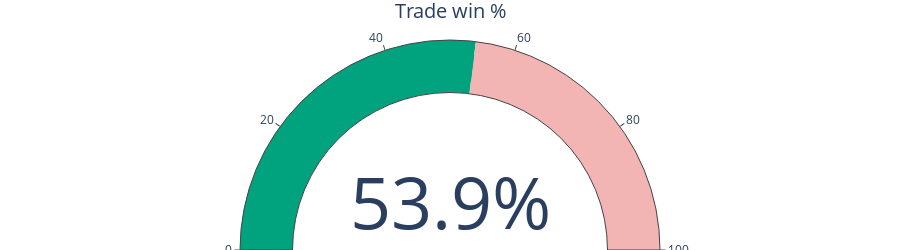
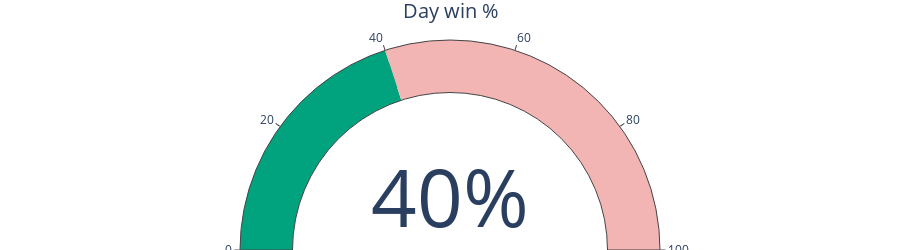

The notebook cell saved with these charts, in order:
### Code cell
# Process Webull trade order data for KPIs
import pandas as pd
import plotly.graph_objects as go
import matplotlib.pyplot as plt
import matplotlib.dates as mdates
from dateutil import parser
from collections import deque
from IPython.display import display, HTML

# Load & sort
orders_df = pd.read_csv('~/Downloads/Webull_Orders_Records_new.csv')
orders_df['Filled Time'] = orders_df['Filled Time'].apply(lambda x: parser.parse(x).astimezone(tz=None))
orders_df.sort_values(by=['Symbol', 'Filled Time'], inplace=True)

def group_trades(df):
    """
    Groups orders into complete round‐trip trades per symbol using FIFO matching.
    Returns a DataFrame with one row per closed trade.
    """
    df = df.copy()
    df['signed_qty'] = df['Filled'].where(df['Side']=='Buy', -df['Filled'])
    df['cum_qty'] = df.groupby('Symbol')['signed_qty'].cumsum()
    df['prev_cum'] = df.groupby('Symbol')['cum_qty'].shift(fill_value=0)
    tol = 1e-6
    df['is_entry'] = (df['prev_cum'].abs() < tol) & (df['signed_qty'] != 0)
    df['Trade ID'] = df.groupby('Symbol')['is_entry'].cumsum() - 1

    trades = []
    for (sym, tid), grp in df.groupby(['Symbol','Trade ID'], sort=False):
        fifo = deque()
        for _, row in grp.iterrows():
            qty, price, time = row['Filled'], row['Avg Price'], row['Filled Time']
            if row['Side'] == 'Buy':
                fifo.append([qty, price, time])
            else:
                rem = qty
                while rem > 0 and fifo:
                    b_qty, b_price, b_time = fifo[0]
                    m = min(b_qty, rem)
                    pnl = m * (price - b_price)
                    trades.append({
                        'Ticker':    sym,
                        'Trade ID':  tid,
                        'Quantity':  m,
                        'Buy Price': b_price,
                        'Sell Price':price,
                        'Open Date': b_time,
                        'Close Date':time,
                        'P&L':       pnl
                    })
                    if b_qty > m:
                        fifo[0][0] -= m
                    else:
                        fifo.popleft()
                    rem -= m

    trades_df = pd.DataFrame(trades)
    summary = trades_df.groupby(['Ticker','Trade ID']).agg(
        Quantity             = ('Quantity','sum'),
        Average_Buy_Price    = ('Buy Price','mean'),
        Average_Sell_Price   = ('Sell Price','mean'),
        Open_Date            = ('Open Date','min'),
        Close_Date           = ('Close Date','max'),
        PnL                  = ('P&L','sum')
    ).reset_index()

    return summary

# Usage:
CSV_PATH = '~/Downloads/webull_grouped_trades_summary.csv'
grouped_trades_df = group_trades(orders_df)
grouped_trades_df.to_csv(CSV_PATH, index=False)

# Calculate KPIs from grouped trades
tz = pd.read_csv(CSV_PATH)
pnl = tz['PnL'].astype(float)
wins   = pnl[pnl > 0]
losses = pnl[pnl < 0]

trade_cnt   = len(wins) + len(losses)
net_pl      = pnl.sum()
win_rate    = len(wins) / trade_cnt
profit_fact = wins.sum() / abs(losses.sum())
avg_win     = wins.mean()
avg_loss    = abs(losses.mean())

# --------- Reconstruct FIFO-matched trades (partial closes included) ---------
def reconstruct_fifo_trades(df):
    df = df.copy()
    df.sort_values(by='Filled Time', inplace=True)
    trades = []
    pos = {}
    lots = {}

    for _, row in df.iterrows():
        sym, qty, price, side, time = row['Symbol'], row['Filled'], row['Avg Price'], row['Side'], row['Filled Time']
        qty = float(qty)

        if sym not in pos:
            pos[sym] = 0
            lots[sym] = deque()

        if side == 'Buy':
            pos[sym] += qty
            lots[sym].append([qty, price, time])
        else:
            pos[sym] -= qty
            rem = qty
            while rem > 0 and lots[sym]:
                b_qty, b_price, b_time = lots[sym][0]
                m = min(b_qty, rem)
                pnl = m * (price - b_price)
                trades.append({
                    'Symbol': sym,
                    'Quantity': m,
                    'Buy Price': b_price,
                    'Sell Price': price,
                    'Open Time': b_time,
                    'Close Time': time,
                    'P&L': pnl
                })
                if b_qty > m:
                    lots[sym][0][0] -= m
                else:
                    lots[sym].popleft()
                rem -= m

    return pd.DataFrame(trades)

fifo_trades_df = reconstruct_fifo_trades(orders_df)

# --------- Plot true cumulative P&L (TradeZella-style logic) -----------
fifo_trades_df['Close Time'] = pd.to_datetime(fifo_trades_df['Close Time'])
daily_pnl = fifo_trades_df.groupby(fifo_trades_df['Close Time'].dt.date)['P&L'].sum().sort_index()
cum_pnl = daily_pnl.cumsum()

plt.figure(figsize=(10, 5))
dates = pd.to_datetime(cum_pnl.index)
values = cum_pnl.values

plt.axhline(0, color='gray', linestyle='--', linewidth=1)
plt.fill_between(dates, values, 0, where=(values >= 0), interpolate=True, color='green', alpha=0.3)
plt.fill_between(dates, values, 0, where=(values < 0), interpolate=True, color='red', alpha=0.3)
plt.plot(dates, values, color='blue', linewidth=1)

# Annotate final cumulative P&L value
final_date = dates[-1]
final_value = values[-1]
label_color = 'green' if final_value >= 0 else 'red'
plt.text(
    final_date, final_value,
    f"${final_value:,.2f}",
    fontsize=10,
    fontweight='bold',
    ha='left',
    va='center',
    color=label_color,
    bbox=dict(facecolor='white', edgecolor=label_color, boxstyle='round,pad=0.3')
)

plt.title('Daily Net Cumulative P&L (FIFO, Realized)')
plt.xlabel('Date')
plt.ylabel('Cumulative P&L')
plt.xticks(rotation=45)
plt.grid(True, linestyle='--', alpha=0.4)
plt.gca().xaxis.set_major_formatter(mdates.DateFormatter('%m/%d/%y'))
plt.tight_layout()
plt.show()

# ----------- Updated Day Win % (from realized partial trade P&L) --------------
daily_realized = fifo_trades_df.groupby(fifo_trades_df['Close Time'].dt.date)['P&L'].sum()
win_days  = (daily_realized > 0).sum()
loss_days = (daily_realized < 0).sum()
be_days   = (daily_realized == 0).sum()
day_win_pct = win_days / (win_days + loss_days + be_days)

# ----------------- Pretty metric cards ----------------------------
STYLE = """<style>
.card{display:inline-block;border:1px solid #eee;border-radius:8px;
padding:16px;margin:8px;min-width:190px;box-shadow:2px 2px 5px rgba(0,0,0,.07);}
h3{margin:0 0 6px;font-family:arial;}
.big{font-size:1.5em;font-family:monospace;color:#00a37d;}
</style>"""
display(HTML(STYLE))

cards = f'''
<div class="card"><h3>Net&nbsp;P&L</h3><div class="big">${net_pl:,.2f}</div></div>
<div class="card"><h3>Trade&nbsp;win&nbsp;%</h3><div class="big">{win_rate*100:,.2f}%</div></div>
<div class="card"><h3>Profit&nbsp;factor</h3><div class="big">{profit_fact:,.2f}</div></div>
<div class="card"><h3>Day&nbsp;win&nbsp;%</h3><div class="big">{day_win_pct*100:,.2f}%</div></div>
<div class="card"><h3>Avg&nbsp;win&nbsp;trade</h3><div class="big">${avg_win:,.2f}</div></div>
<div class="card"><h3>Avg&nbsp;loss&nbsp;trade</h3><div class="big">-${avg_loss:,.2f}</div></div>
<div class="card"><h3>Trades (wins&nbsp;+&nbsp;losses)</h3><div class="big">{trade_cnt}</div></div>
'''
display(HTML(cards))

# -------------- Optional gauges (Plotly) --------------------------
def pct_gauge(value, title):
    fig = go.Figure(go.Indicator(
        mode='gauge+number',
        value=value*100,
        number={'suffix':'%'},
        gauge={'axis':{'range':[0,100]},
               'bar':{'color':'#00a37d'},
               'bgcolor':'white',
               'steps':[{'range':[0,value*100],'color':'#00a37d'},
                        {'range':[value*100,100],'color':'#f3b4b4'}]},
        title={'text':title}))
    fig.update_layout(height=250, margin=dict(t=40,b=0,l=0,r=0))
    return fig

display(pct_gauge(win_rate,  "Trade win %"))
display(pct_gauge(day_win_pct, "Day win %"))

### Figure 1 — Plotly figure (JSON) as saved in the notebook; plotly's stock layout.template omitted (floating-point values rounded to 4 significant figures)
{"data": [{"gauge": {"axis": {"range": [0, 100]}, "bar": {"color": "#00a37d"}, "bgcolor": "white", "steps": [{"color": "#00a37d", "range": [0, 53.93]}, {"color": "#f3b4b4", "range": [53.93, 100]}]}, "mode": "gauge+number", "number": {"suffix": "%"}, "title": {"text": "Trade win %"}, "type": "indicator", "value": 53.93}], "layout": {"height": 250, "margin": {"b": 0, "l": 0, "r": 0, "t": 40}}}

### Figure 2 — Plotly figure (JSON) as saved in the notebook; plotly's stock layout.template omitted (floating-point values rounded to 4 significant figures)
{"data": [{"gauge": {"axis": {"range": [0, 100]}, "bar": {"color": "#00a37d"}, "bgcolor": "white", "steps": [{"color": "#00a37d", "range": [0, 40]}, {"color": "#f3b4b4", "range": [40, 100]}]}, "mode": "gauge+number", "number": {"suffix": "%"}, "title": {"text": "Day win %"}, "type": "indicator", "value": 40}], "layout": {"height": 250, "margin": {"b": 0, "l": 0, "r": 0, "t": 40}}}
